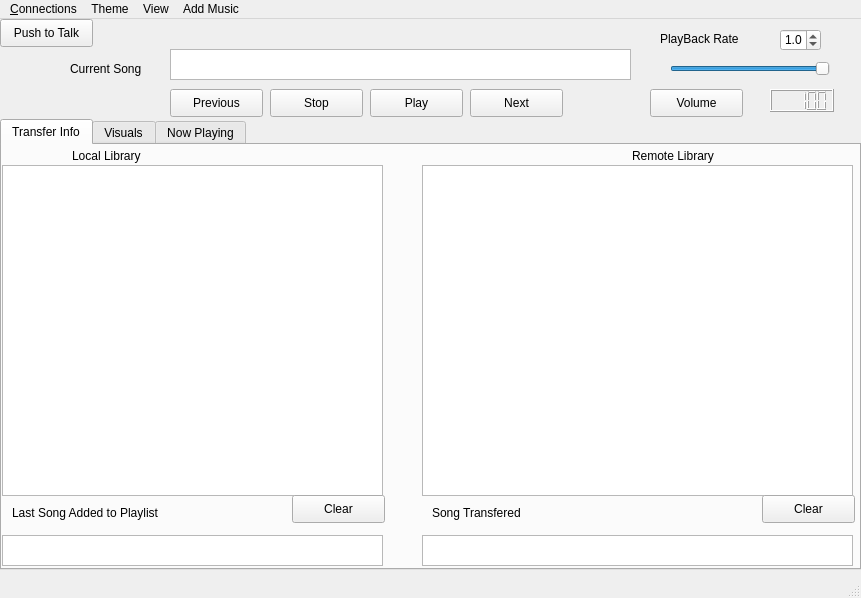
<?xml version="1.0" encoding="UTF-8"?>
<ui version="4.0">
 <class>MainWindow</class>
 <widget class="QMainWindow" name="MainWindow">
  <property name="geometry">
   <rect>
    <x>0</x>
    <y>0</y>
    <width>861</width>
    <height>598</height>
   </rect>
  </property>
  <property name="windowTitle">
   <string>Need a fancy program name and icon</string>
  </property>
  <widget class="QWidget" name="centralWidget">
   <widget class="QPushButton" name="playButton">
    <property name="geometry">
     <rect>
      <x>370</x>
      <y>70</y>
      <width>93</width>
      <height>28</height>
     </rect>
    </property>
    <property name="text">
     <string>Play</string>
    </property>
   </widget>
   <widget class="QPushButton" name="stopButton">
    <property name="geometry">
     <rect>
      <x>270</x>
      <y>70</y>
      <width>93</width>
      <height>28</height>
     </rect>
    </property>
    <property name="text">
     <string>Stop</string>
    </property>
   </widget>
   <widget class="QTextEdit" name="currentSongEditBox">
    <property name="geometry">
     <rect>
      <x>170</x>
      <y>30</y>
      <width>461</width>
      <height>31</height>
     </rect>
    </property>
   </widget>
   <widget class="QLabel" name="label_3">
    <property name="geometry">
     <rect>
      <x>70</x>
      <y>40</y>
      <width>81</width>
      <height>20</height>
     </rect>
    </property>
    <property name="text">
     <string>Current Song</string>
    </property>
   </widget>
   <widget class="QTabWidget" name="tabWidget">
    <property name="geometry">
     <rect>
      <x>0</x>
      <y>100</y>
      <width>861</width>
      <height>451</height>
     </rect>
    </property>
    <property name="currentIndex">
     <number>0</number>
    </property>
    <widget class="QWidget" name="tab">
     <attribute name="title">
      <string>Transfer Info</string>
     </attribute>
     <widget class="QListWidget" name="remoteListWidget">
      <property name="geometry">
       <rect>
        <x>420</x>
        <y>20</y>
        <width>431</width>
        <height>331</height>
       </rect>
      </property>
     </widget>
     <widget class="QListWidget" name="clientListWidget">
      <property name="geometry">
       <rect>
        <x>0</x>
        <y>20</y>
        <width>381</width>
        <height>331</height>
       </rect>
      </property>
     </widget>
     <widget class="QLabel" name="label_2">
      <property name="geometry">
       <rect>
        <x>630</x>
        <y>0</y>
        <width>91</width>
        <height>21</height>
       </rect>
      </property>
      <property name="text">
       <string>Remote Library</string>
      </property>
     </widget>
     <widget class="QLabel" name="label">
      <property name="geometry">
       <rect>
        <x>70</x>
        <y>0</y>
        <width>81</width>
        <height>21</height>
       </rect>
      </property>
      <property name="text">
       <string>Local Library</string>
      </property>
     </widget>
     <widget class="QTextEdit" name="songAddedEditBox">
      <property name="geometry">
       <rect>
        <x>0</x>
        <y>390</y>
        <width>381</width>
        <height>31</height>
       </rect>
      </property>
     </widget>
     <widget class="QTextEdit" name="songTransferedEditBox">
      <property name="geometry">
       <rect>
        <x>420</x>
        <y>390</y>
        <width>431</width>
        <height>31</height>
       </rect>
      </property>
     </widget>
     <widget class="QLabel" name="label_4">
      <property name="geometry">
       <rect>
        <x>10</x>
        <y>360</y>
        <width>161</width>
        <height>16</height>
       </rect>
      </property>
      <property name="text">
       <string>Last Song Added to Playlist</string>
      </property>
     </widget>
     <widget class="QLabel" name="label_5">
      <property name="geometry">
       <rect>
        <x>430</x>
        <y>360</y>
        <width>151</width>
        <height>16</height>
       </rect>
      </property>
      <property name="text">
       <string>Song Transfered</string>
      </property>
     </widget>
     <widget class="QPushButton" name="clearLocalButton">
      <property name="geometry">
       <rect>
        <x>290</x>
        <y>350</y>
        <width>93</width>
        <height>28</height>
       </rect>
      </property>
      <property name="text">
       <string>Clear</string>
      </property>
     </widget>
     <widget class="QPushButton" name="clearRemoteButton">
      <property name="geometry">
       <rect>
        <x>760</x>
        <y>350</y>
        <width>93</width>
        <height>28</height>
       </rect>
      </property>
      <property name="text">
       <string>Clear</string>
      </property>
     </widget>
    </widget>
    <widget class="QWidget" name="tab_2">
     <attribute name="title">
      <string>Visuals</string>
     </attribute>
     <widget class="QGraphicsView" name="visualGraphicsView">
      <property name="geometry">
       <rect>
        <x>0</x>
        <y>0</y>
        <width>851</width>
        <height>421</height>
       </rect>
      </property>
     </widget>
    </widget>
    <widget class="QWidget" name="tab_3">
     <attribute name="title">
      <string>Now Playing</string>
     </attribute>
     <widget class="QListWidget" name="playlistWidget">
      <property name="geometry">
       <rect>
        <x>50</x>
        <y>20</y>
        <width>241</width>
        <height>371</height>
       </rect>
      </property>
     </widget>
     <widget class="QPushButton" name="savePlaylistButton">
      <property name="geometry">
       <rect>
        <x>290</x>
        <y>20</y>
        <width>111</width>
        <height>28</height>
       </rect>
      </property>
      <property name="text">
       <string>Save Playlist As</string>
      </property>
     </widget>
     <widget class="QPushButton" name="loadPlaylistButton">
      <property name="geometry">
       <rect>
        <x>290</x>
        <y>50</y>
        <width>111</width>
        <height>28</height>
       </rect>
      </property>
      <property name="text">
       <string>Load Playlist</string>
      </property>
     </widget>
     <widget class="QPushButton" name="clearPlaylistButton">
      <property name="geometry">
       <rect>
        <x>200</x>
        <y>390</y>
        <width>93</width>
        <height>28</height>
       </rect>
      </property>
      <property name="text">
       <string>Clear</string>
      </property>
     </widget>
     <widget class="QTextEdit" name="currentSongEditBox_2">
      <property name="geometry">
       <rect>
        <x>430</x>
        <y>280</y>
        <width>361</width>
        <height>31</height>
       </rect>
      </property>
     </widget>
     <widget class="QLabel" name="label_6">
      <property name="geometry">
       <rect>
        <x>330</x>
        <y>290</y>
        <width>81</width>
        <height>20</height>
       </rect>
      </property>
      <property name="text">
       <string>Remove Song</string>
      </property>
     </widget>
     <widget class="QPushButton" name="removeButton">
      <property name="geometry">
       <rect>
        <x>430</x>
        <y>320</y>
        <width>93</width>
        <height>28</height>
       </rect>
      </property>
      <property name="text">
       <string>Remove</string>
      </property>
     </widget>
    </widget>
   </widget>
   <widget class="QPushButton" name="talkButton">
    <property name="geometry">
     <rect>
      <x>0</x>
      <y>0</y>
      <width>93</width>
      <height>28</height>
     </rect>
    </property>
    <property name="text">
     <string>Push to Talk</string>
    </property>
   </widget>
   <widget class="QPushButton" name="previousButton">
    <property name="geometry">
     <rect>
      <x>170</x>
      <y>70</y>
      <width>93</width>
      <height>28</height>
     </rect>
    </property>
    <property name="text">
     <string>Previous</string>
    </property>
   </widget>
   <widget class="QPushButton" name="nextButton">
    <property name="geometry">
     <rect>
      <x>470</x>
      <y>70</y>
      <width>93</width>
      <height>28</height>
     </rect>
    </property>
    <property name="text">
     <string>Next</string>
    </property>
   </widget>
   <widget class="QLCDNumber" name="volumeLcdNumber">
    <property name="geometry">
     <rect>
      <x>770</x>
      <y>70</y>
      <width>64</width>
      <height>23</height>
     </rect>
    </property>
    <property name="intValue" stdset="0">
     <number>100</number>
    </property>
   </widget>
   <widget class="QPushButton" name="muteToolButton">
    <property name="geometry">
     <rect>
      <x>650</x>
      <y>70</y>
      <width>93</width>
      <height>28</height>
     </rect>
    </property>
    <property name="text">
     <string>Volume</string>
    </property>
   </widget>
   <widget class="QSlider" name="horizontalSlider">
    <property name="geometry">
     <rect>
      <x>670</x>
      <y>40</y>
      <width>160</width>
      <height>19</height>
     </rect>
    </property>
    <property name="maximum">
     <number>100</number>
    </property>
    <property name="value">
     <number>100</number>
    </property>
    <property name="orientation">
     <enum>Qt::Horizontal</enum>
    </property>
   </widget>
   <widget class="QDoubleSpinBox" name="playbackBox">
    <property name="geometry">
     <rect>
      <x>780</x>
      <y>10</y>
      <width>41</width>
      <height>22</height>
     </rect>
    </property>
    <property name="decimals">
     <number>1</number>
    </property>
    <property name="minimum">
     <double>-2.000000000000000</double>
    </property>
    <property name="maximum">
     <double>2.000000000000000</double>
    </property>
    <property name="singleStep">
     <double>0.500000000000000</double>
    </property>
    <property name="value">
     <double>1.000000000000000</double>
    </property>
   </widget>
   <widget class="QLabel" name="playback_label">
    <property name="geometry">
     <rect>
      <x>660</x>
      <y>10</y>
      <width>81</width>
      <height>20</height>
     </rect>
    </property>
    <property name="text">
     <string>PlayBack Rate</string>
    </property>
   </widget>
  </widget>
  <widget class="QMenuBar" name="menuBar">
   <property name="geometry">
    <rect>
     <x>0</x>
     <y>0</y>
     <width>861</width>
     <height>26</height>
    </rect>
   </property>
   <widget class="QMenu" name="menuConnections">
    <property name="title">
     <string>&amp;Connections</string>
    </property>
    <addaction name="action_Request_Playlist"/>
    <addaction name="action_Join_Multicast"/>
    <addaction name="separator"/>
    <addaction name="action_Visible"/>
    <addaction name="action_Host_Multicast"/>
   </widget>
   <widget class="QMenu" name="menuColors">
    <property name="title">
     <string>Theme</string>
    </property>
    <addaction name="action_Modify"/>
    <addaction name="action_Default"/>
    <addaction name="action_Tiger"/>
   </widget>
   <widget class="QMenu" name="menuView">
    <property name="title">
     <string>View</string>
    </property>
    <addaction name="action_Advanced"/>
   </widget>
   <widget class="QMenu" name="menuAdd_Music">
    <property name="title">
     <string>Add Music</string>
    </property>
    <addaction name="action_Folder"/>
    <addaction name="action_Song"/>
   </widget>
   <addaction name="menuConnections"/>
   <addaction name="menuColors"/>
   <addaction name="menuView"/>
   <addaction name="menuAdd_Music"/>
  </widget>
  <widget class="QStatusBar" name="statusBar"/>
  <action name="action_Request_Playlist">
   <property name="text">
    <string>&amp;Request Playlist</string>
   </property>
  </action>
  <action name="action_Join_Multicast">
   <property name="text">
    <string>&amp;Join Multicast</string>
   </property>
  </action>
  <action name="action_Visible">
   <property name="checkable">
    <bool>true</bool>
   </property>
   <property name="checked">
    <bool>true</bool>
   </property>
   <property name="text">
    <string>&amp;Visible</string>
   </property>
  </action>
  <action name="action_Host_Multicast">
   <property name="text">
    <string>&amp;Host Multicast</string>
   </property>
  </action>
  <action name="actionAqua">
   <property name="text">
    <string>Aqua</string>
   </property>
  </action>
  <action name="actionRed">
   <property name="text">
    <string>Red</string>
   </property>
  </action>
  <action name="actionBlack">
   <property name="text">
    <string>Black</string>
   </property>
  </action>
  <action name="actionCrimson">
   <property name="text">
    <string>Crimson</string>
   </property>
  </action>
  <action name="actionChocolate">
   <property name="text">
    <string>Chocolate</string>
   </property>
  </action>
  <action name="actionDarkMagenta">
   <property name="text">
    <string>DarkMagenta </string>
   </property>
  </action>
  <action name="actionV">
   <property name="text">
    <string>DeepPink </string>
   </property>
  </action>
  <action name="actionForestGreen">
   <property name="text">
    <string>ForestGreen </string>
   </property>
  </action>
  <action name="actionAqua_2">
   <property name="text">
    <string>Aqua</string>
   </property>
  </action>
  <action name="actionRed_2">
   <property name="text">
    <string>Red</string>
   </property>
  </action>
  <action name="actionBlack_2">
   <property name="text">
    <string>Black</string>
   </property>
  </action>
  <action name="actionCrimson_2">
   <property name="text">
    <string>Crimson</string>
   </property>
  </action>
  <action name="actionChocolate_2">
   <property name="text">
    <string>Chocolate</string>
   </property>
  </action>
  <action name="actionDarkMegenta">
   <property name="text">
    <string>DarkMagenta</string>
   </property>
  </action>
  <action name="actionDeepPink">
   <property name="text">
    <string>DeepPink</string>
   </property>
  </action>
  <action name="actionForestGreen_2">
   <property name="text">
    <string>ForestGreen</string>
   </property>
  </action>
  <action name="actionWhite">
   <property name="text">
    <string>White</string>
   </property>
  </action>
  <action name="actionWhite_2">
   <property name="text">
    <string>White</string>
   </property>
  </action>
  <action name="action_Modify">
   <property name="text">
    <string>Custom</string>
   </property>
  </action>
  <action name="action_Advanced">
   <property name="checkable">
    <bool>true</bool>
   </property>
   <property name="checked">
    <bool>true</bool>
   </property>
   <property name="text">
    <string>Advanced</string>
   </property>
  </action>
  <action name="action_Folder">
   <property name="text">
    <string>Folder</string>
   </property>
  </action>
  <action name="action_Song">
   <property name="text">
    <string>Song</string>
   </property>
  </action>
  <action name="action_Default">
   <property name="text">
    <string>Default</string>
   </property>
  </action>
  <action name="action_Tiger">
   <property name="text">
    <string>Tiger</string>
   </property>
  </action>
 </widget>
 <layoutdefault spacing="6" margin="11"/>
 <resources/>
 <connections/>
</ui>
